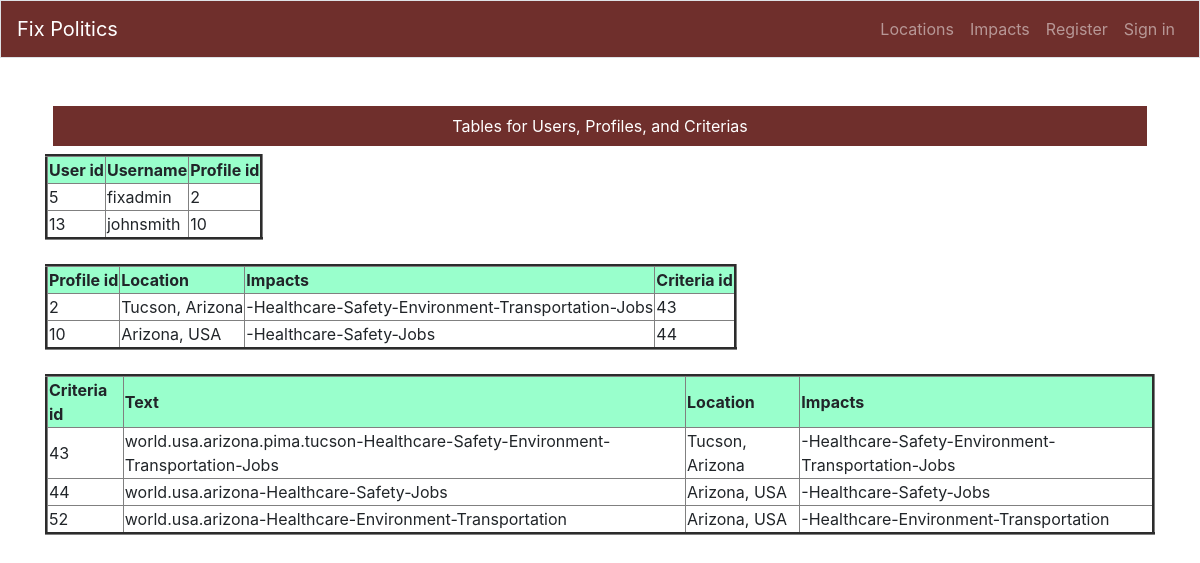
Screenshot of /criterias with the database file from the repository.
### users/models.py (models this page shows, shortened)
class Profile(models.Model):
    class Meta:
        app_label = 'users'
    user = models.OneToOneField(User, on_delete=models.CASCADE,
        related_name='profile')
    location = models.ForeignKey('fixpol.Location', null=True,
        related_name='profiles', on_delete=models.SET_NULL)
    impacts = models.ManyToManyField(Impact)
    criteria = models.ForeignKey('fixpol.Criteria', null=True,
        related_name='profiles', on_delete=models.SET_NULL)

### fixpol/models.py (models this page shows, shortened)
class Location(models.Model):
    class Meta:
        app_label = 'fixpol'
    desc = models.CharField(max_length=80)
    shortname = models.CharField(max_length=20)
    hierarchy = models.CharField(max_length=200,unique=True)
    govlevel = models.CharField(max_length=80)
    parent = models.ForeignKey('self', null=True,
            related_name='locations', on_delete=models.PROTECT)
    date_added = models.DateTimeField(auto_now_add=True)
    def __str__(self):
        return self.desc

class Criteria(models.Model):
    class Meta:
        app_label = 'fixpol'
        verbose_name_plural = "criteria"  # plural of criteria
    text = models.CharField(max_length=200, unique=True, null=True, blank=True)
    location = models.ForeignKey('fixpol.Location', null=True,
        related_name='criteria', on_delete=models.CASCADE)
    impacts = models.ManyToManyField(Impact)

### fixpol/views.py (the view)
# urls.py: path('criterias', views.criterias, name='criterias'),
def criterias(request):
    users = User.objects.order_by('id')
    profiles = Profile.objects.order_by('id')
    prof = []
    for profile in profiles:
        impact_string2 = impact_seq(profile.impacts.all())
        prof.append([profile.id, profile.location,
                    impact_string2, zero_if_none(profile.criteria)])
    criterias = Criteria.objects.order_by('id')
    crit = []
    for criteria in criterias:
        impact_string3 = impact_seq(criteria.impacts.all())
        crit.append([criteria.id, criteria.text,
                    criteria.location, impact_string3])
    context = { 'users': users,
                'prof': prof,
                'crit': crit}
    return render(request, 'criterias.html', context)

### fixpol/models.py (called while the page is built)
def impact_seq(impact_list):
    impact_string = ''
    connector = '-'
    for impact in impact_list:
        impact_string += connector + impact.text.strip()
    return impact_string

### fixpol/views.py (called while the page is built)
def zero_if_none(item):
    result_id = 0
    if item:
        result_id = item.id
    return result_id

### fixpol/templates/criterias.html
{% extends "base.html" %}
{% block page_header %}
Tables for Users, Profiles, and Criterias
{% endblock page_header %}
{% block content %}
<div class="page-content">
    <div class="page-content-standard">
<table border="3">
    <tr bgcolor="#99FFCC">
        <th>User id</th>
        <th>Username</th>
        <th>Profile id</th>
    </tr>
    {% for user in users %}
    <tr>
        <td>{{ user.id }}</td>
        <td>{{ user.username }}</td>
        <td>{{ user.profile.id }}</td>
    </tr>
    {% empty %}
    <tr>
        <td colspan="3">this table is empty</td>
    </tr>
    {% endfor %}
</table>
<br>
<table border="3">
    <tr bgcolor="#99FFCC">
        <th>Profile id</th>
        <th>Location</th>
        <th>Impacts</th>
        <th>Criteria id</th>
    </tr>
    {% for profile in prof %}
    <tr>
        <td>{{ profile.0 }}</td>
        <td>{{ profile.1 }}</td>
        <td>{{ profile.2 }}</td>
        <td>{{ profile.3 }}</td>
    </tr>
    {% empty %}
    <tr>
        <td colspan="4">this table is empty</td>
    </tr>
    {% endfor %}
</table>
<br>
<table border="3">
    <tr bgcolor="#99FFCC">
        <th>Criteria id</th>
        <th>Text</th>
        <th>Location</th>
        <th>Impacts</th>
    </tr>
    {% for criteria in crit %}
    <tr>
        <td>{{ criteria.0 }}</td>
        <td>{{ criteria.1 }}</td>
        <td>{{ criteria.2 }}</td>
        <td>{{ criteria.3 }}</td>
    </tr>
    {% empty %}
    <tr>
        <td colspan="3">this table is empty</td>
    </tr>
    {% endfor %}
</table>
    </div>
</div>
{% endblock content %}

### fixpol/templates/base.html (shortened to what this page needs)
{% load bootstrap4 %}
<!doctype html>
<html lang="en">
<head>
{% bootstrap_css %}
</head>
<body>
<nav class="navbar navbar-expand-md navbar-dark bg-company-red mb-5 border">
<a class="navbar-brand" href="{% url 'fixpol:index' %}">
           Fix Politics
</a>
<div class="collapse navbar-collapse justify-content-end" id="navbarCollapse">
<ul class="navbar-nav text-right">
    <li class="nav-item">
    <a class="nav-link" href="{% url 'fixpol:locations'%}">
               Locations</a></li>
    <li class="nav-item">
    <a class="nav-link" href="{% url 'fixpol:impacts'%}">
               Impacts</a></li>
{% if user.is_authenticated %}
<li class="nav-item">
<span class="nav-link active">Hello, {{ user.username }}.</span>
</li>
<li class="nav-item">
    <a class="nav-link" href="{% url 'users:profile' %}">Profile</a>
</li>
<li class="nav-item">
    <a class="nav-link" href="{% url 'users:logout' %}">Sign out</a>
</li>
{% else %}
<li class="nav-item">
    <a class="nav-link" href="{% url 'users:register' %}">Register</a>
</li>
<li class="nav-item">
    <a class="nav-link" href="{% url 'users:login' %}">Sign in</a></li>
{% endif %}
</ul>
</div>
</nav>
<main role="main" class="container">
<div class="m-2 pl-5 pr-5 pt-2 pb-2 text-center bg-company-red">
       {% block page_header %}{% endblock page_header %}
       </div>
<div>
       {% block content %}{% endblock content %}
       </div>
</main>
</body>
</html>

### fixpol/templates/base.html (style rules this page uses)
.bg-company-red { background-color: #6F2F2C !important; color: #ffffff; }

### rows the page displays
Location: profile "2", desc "Tucson, Arizona", profile "-Healthcare-Safety-Environment-Transportation-Jobs", profile "43", criteria "43", text "world.usa.arizona.pima.tucson-Healthcare-Safety-Environment-Transportation-Jobs", criteria "-Healthcare-Safety-Environment-Transportation-Jobs"
Location: profile "10", desc "Arizona, USA", profile "-Healthcare-Safety-Jobs", profile "44", criteria "44", text "world.usa.arizona-Healthcare-Safety-Jobs", criteria "-Healthcare-Safety-Jobs", criteria "52", text "world.usa.arizona-Healthcare-Environment-Transportation", criteria "-Healthcare-Environment-Transportation"

### other values shown
{{ user.id }} "5"
{{ user.username }} "fixadmin"
{{ user.profile.id }} "2"
{{ user.id }} "13"
{{ user.username }} "johnsmith"
{{ user.profile.id }} "10"
